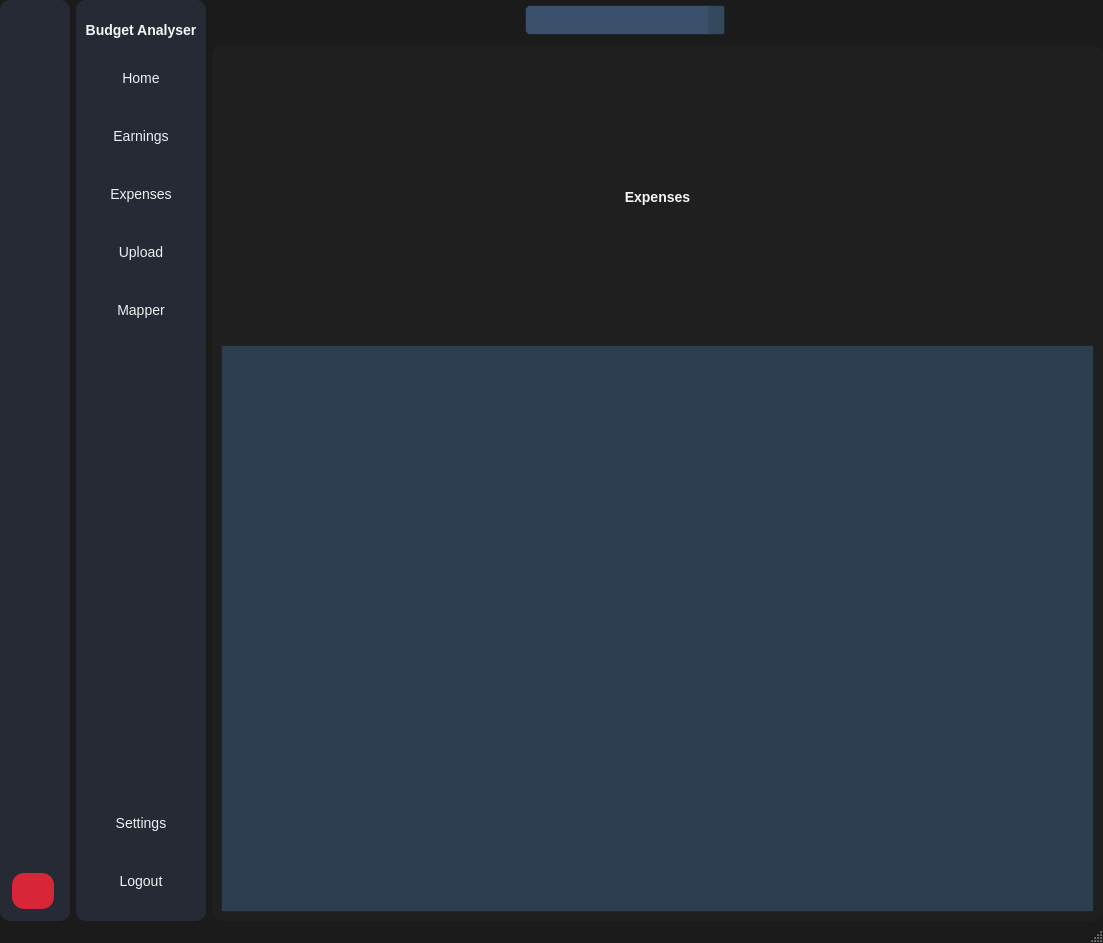
<?xml version="1.0" encoding="UTF-8"?>
<ui version="4.0">
 <class>MainWindow</class>
 <widget class="QMainWindow" name="MainWindow">
  <property name="geometry">
   <rect>
    <x>0</x>
    <y>0</y>
    <width>1103</width>
    <height>943</height>
   </rect>
  </property>
  <property name="windowTitle">
   <string>MainWindow</string>
  </property>
  <property name="styleSheet">
   <string notr="true">/* Main Window */
QMainWindow {
    background-color: #1B1B1B;
}

/* Sidebar (Icon Only Widget) */
#icon_only_widget {
    background-color: #252A34;
    border-radius: 10px;
}

/* Labels */
QLabel {
    font-size: 14px;
    color: #F5F5F5;
    font-weight: 500;
    transition: color 0.3s ease-in-out;
}
#Icon_label {
    color: #ECF0F1;
    font-size: 20px;
    font-weight: bold;
}

/* Buttons */
QPushButton {

    color: #ECF0F1;
    font-size: 14px;
    border: none;
    padding: 20px;
    width: 100%;
    transition: background-color 0.3s ease-in-out, transform 0.2s ease-in-out;
}
QPushButton:hover {
    background-color: #1A252F;
    transform: scale(1.05);
}
QPushButton:pressed {
    background-color: #16A085;
    transform: scale(0.98);
}
QPushButton:checked {
    background-color: #16A085;
    color: #FFFFFF;
    border: 2px solid #1ABC9C;
}

/* Specific Buttons */
#home_button_1, #earnings_button_1, #expenses_button_1, #settings_button_1, #logout_button_1, #mapper_button_1, #upload_button_1 , #change_button, #reload_button, #exit_button{
    text-align: left;
    padding-left: 12px;
    border-radius: 12px;
    padding: 10px;
}


#logout_button_1 {
    background-color: #D72638;
    transition: background-color 0.3s ease-in-out, transform 0.2s ease-in-out;
}
#logout_button_1:hover {
    background-color: #C0392B;
    transform: scale(1.05);
}

/* Full Name Widget */
#full_name_widget {
    background-color: #252A34;
    padding: 12px;
    border-radius: 10px;
    transition: background-color 0.3s ease-in-out;
}

/* ComboBox Styling */
QComboBox {
    background-color: #3A506B;
    color: #ECF0F1;
    font-size: 14px;
    border: 1px solid #1A252F;
    border-radius: 5px;
    padding: 5px;
}
QComboBox:hover {
    background-color: #1A252F;
}
QComboBox::drop-down {
    border: none;
    background-color: #34495E;
}
QComboBox QAbstractItemView {
    background-color: #2C3E50;
    color: #ECF0F1;
    border: 1px solid #1A252F;
    selection-background-color: #16A085;
}

/* Stacked Widget */
QStackedWidget {
    background-color: #1F1F1F;
    border-radius: 10px;
}

/* Table Widget */
QTableWidget {
    background-color: #2C3E50;
    color: #ECF0F1;
    gridline-color: #34495E;
    border: 1px solid #1A252F;
}
QHeaderView::section {
    background-color: #3A506B;
    color: #ECF0F1;
    padding: 5px;
    border: none;
}
QTableWidget::item:selected {
    background-color: #16A085;
    color: #FFFFFF;
}

/* Tree Widget */
QTreeWidget {
    background-color: #2C3E50;
    color: #ECF0F1;
    border: 1px solid #1A252F;
}
QTreeWidget::item:selected {
    background-color: #16A085;
    color: #FFFFFF;
}
QTreeView::branch:selected {
    background-color: #16A085;
}
</string>
  </property>
  <widget class="QWidget" name="centralwidget">
   <layout class="QGridLayout" name="gridLayout">
    <property name="leftMargin">
     <number>0</number>
    </property>
    <property name="topMargin">
     <number>0</number>
    </property>
    <property name="rightMargin">
     <number>0</number>
    </property>
    <property name="bottomMargin">
     <number>0</number>
    </property>
    <item row="0" column="0">
     <widget class="QWidget" name="icon_only_widget" native="true">
      <property name="minimumSize">
       <size>
        <width>70</width>
        <height>0</height>
       </size>
      </property>
      <property name="maximumSize">
       <size>
        <width>40</width>
        <height>16777215</height>
       </size>
      </property>
      <layout class="QVBoxLayout" name="verticalLayout">
       <property name="spacing">
        <number>16</number>
       </property>
       <property name="leftMargin">
        <number>12</number>
       </property>
       <property name="topMargin">
        <number>12</number>
       </property>
       <property name="rightMargin">
        <number>16</number>
       </property>
       <property name="bottomMargin">
        <number>12</number>
       </property>
       <item>
        <widget class="QLabel" name="Icon_label">
         <property name="minimumSize">
          <size>
           <width>30</width>
           <height>0</height>
          </size>
         </property>
         <property name="text">
          <string/>
         </property>
         <property name="pixmap">
          <pixmap resource="../icon/icons.qrc">:/icons/coins.png</pixmap>
         </property>
         <property name="scaledContents">
          <bool>true</bool>
         </property>
         <property name="alignment">
          <set>Qt::AlignmentFlag::AlignCenter</set>
         </property>
        </widget>
       </item>
       <item>
        <widget class="QPushButton" name="home_button_1">
         <property name="text">
          <string/>
         </property>
         <property name="icon">
          <iconset resource="../icon/icons.qrc">
           <normaloff>:/icons/home.png</normaloff>:/icons/home.png</iconset>
         </property>
         <property name="iconSize">
          <size>
           <width>20</width>
           <height>20</height>
          </size>
         </property>
         <property name="checkable">
          <bool>true</bool>
         </property>
         <property name="autoExclusive">
          <bool>true</bool>
         </property>
        </widget>
       </item>
       <item>
        <widget class="QPushButton" name="earnings_button_1">
         <property name="text">
          <string/>
         </property>
         <property name="icon">
          <iconset resource="../icon/icons.qrc">
           <normaloff>:/icons/earnings.png</normaloff>:/icons/earnings.png</iconset>
         </property>
         <property name="iconSize">
          <size>
           <width>20</width>
           <height>20</height>
          </size>
         </property>
         <property name="checkable">
          <bool>true</bool>
         </property>
         <property name="autoExclusive">
          <bool>true</bool>
         </property>
        </widget>
       </item>
       <item>
        <widget class="QPushButton" name="expenses_button_1">
         <property name="text">
          <string/>
         </property>
         <property name="icon">
          <iconset resource="../icon/icons.qrc">
           <normaloff>:/icons/expenses.png</normaloff>:/icons/expenses.png</iconset>
         </property>
         <property name="iconSize">
          <size>
           <width>20</width>
           <height>20</height>
          </size>
         </property>
         <property name="checkable">
          <bool>true</bool>
         </property>
         <property name="autoExclusive">
          <bool>true</bool>
         </property>
        </widget>
       </item>
       <item>
        <widget class="QPushButton" name="upload_button_1">
         <property name="text">
          <string/>
         </property>
         <property name="icon">
          <iconset resource="../icon/icons.qrc">
           <normaloff>:/icons/upload.png</normaloff>:/icons/upload.png</iconset>
         </property>
         <property name="iconSize">
          <size>
           <width>20</width>
           <height>20</height>
          </size>
         </property>
         <property name="checkable">
          <bool>true</bool>
         </property>
         <property name="autoExclusive">
          <bool>true</bool>
         </property>
        </widget>
       </item>
       <item>
        <widget class="QPushButton" name="mapper_button_1">
         <property name="text">
          <string/>
         </property>
         <property name="icon">
          <iconset resource="../icon/icons.qrc">
           <normaloff>:/icons/mapper.png</normaloff>:/icons/mapper.png</iconset>
         </property>
         <property name="iconSize">
          <size>
           <width>20</width>
           <height>20</height>
          </size>
         </property>
         <property name="checkable">
          <bool>true</bool>
         </property>
         <property name="autoExclusive">
          <bool>true</bool>
         </property>
        </widget>
       </item>
       <item>
        <spacer name="verticalSpacer">
         <property name="orientation">
          <enum>Qt::Orientation::Vertical</enum>
         </property>
         <property name="sizeHint" stdset="0">
          <size>
           <width>20</width>
           <height>433</height>
          </size>
         </property>
        </spacer>
       </item>
       <item>
        <widget class="QPushButton" name="settings_button_1">
         <property name="text">
          <string/>
         </property>
         <property name="icon">
          <iconset resource="../icon/icons.qrc">
           <normaloff>:/icons/settings.png</normaloff>:/icons/settings.png</iconset>
         </property>
         <property name="iconSize">
          <size>
           <width>20</width>
           <height>20</height>
          </size>
         </property>
         <property name="checkable">
          <bool>true</bool>
         </property>
         <property name="autoExclusive">
          <bool>true</bool>
         </property>
        </widget>
       </item>
       <item>
        <widget class="QPushButton" name="logout_button_1">
         <property name="text">
          <string/>
         </property>
         <property name="icon">
          <iconset resource="../icon/icons.qrc">
           <normaloff>:/icons/logout.png</normaloff>:/icons/logout.png</iconset>
         </property>
         <property name="iconSize">
          <size>
           <width>20</width>
           <height>20</height>
          </size>
         </property>
         <property name="checkable">
          <bool>true</bool>
         </property>
         <property name="autoExclusive">
          <bool>true</bool>
         </property>
        </widget>
       </item>
      </layout>
     </widget>
    </item>
    <item row="0" column="2">
     <widget class="QWidget" name="full_name_widget" native="true">
      <property name="minimumSize">
       <size>
        <width>130</width>
        <height>0</height>
       </size>
      </property>
      <property name="maximumSize">
       <size>
        <width>100</width>
        <height>16777215</height>
       </size>
      </property>
      <layout class="QVBoxLayout" name="verticalLayout_2" stretch="4,0,0,0,0,0,0,0,0">
       <property name="spacing">
        <number>2</number>
       </property>
       <property name="leftMargin">
        <number>0</number>
       </property>
       <property name="topMargin">
        <number>12</number>
       </property>
       <property name="rightMargin">
        <number>0</number>
       </property>
       <property name="bottomMargin">
        <number>12</number>
       </property>
       <item>
        <layout class="QHBoxLayout" name="horizontalLayout">
         <item>
          <widget class="QLabel" name="label_3">
           <property name="minimumSize">
            <size>
             <width>30</width>
             <height>0</height>
            </size>
           </property>
           <property name="text">
            <string>Budget Analyser</string>
           </property>
           <property name="alignment">
            <set>Qt::AlignmentFlag::AlignCenter</set>
           </property>
          </widget>
         </item>
        </layout>
       </item>
       <item>
        <widget class="QPushButton" name="home_button_2">
         <property name="text">
          <string>Home</string>
         </property>
         <property name="icon">
          <iconset resource="../icon/icons.qrc">
           <normaloff>:/icons/home.png</normaloff>:/icons/home.png</iconset>
         </property>
         <property name="checkable">
          <bool>true</bool>
         </property>
         <property name="autoExclusive">
          <bool>true</bool>
         </property>
        </widget>
       </item>
       <item>
        <widget class="QPushButton" name="earnings_button_2">
         <property name="text">
          <string>Earnings</string>
         </property>
         <property name="icon">
          <iconset resource="../icon/icons.qrc">
           <normaloff>:/icons/earnings.png</normaloff>:/icons/earnings.png</iconset>
         </property>
         <property name="checkable">
          <bool>true</bool>
         </property>
         <property name="autoExclusive">
          <bool>true</bool>
         </property>
        </widget>
       </item>
       <item>
        <widget class="QPushButton" name="expenses_button_2">
         <property name="text">
          <string>Expenses</string>
         </property>
         <property name="icon">
          <iconset resource="../icon/icons.qrc">
           <normaloff>:/icons/expenses.png</normaloff>:/icons/expenses.png</iconset>
         </property>
         <property name="checkable">
          <bool>true</bool>
         </property>
         <property name="autoExclusive">
          <bool>true</bool>
         </property>
        </widget>
       </item>
       <item>
        <widget class="QPushButton" name="upload_button_2">
         <property name="text">
          <string>Upload</string>
         </property>
         <property name="icon">
          <iconset resource="../icon/icons.qrc">
           <normaloff>:/icons/upload.png</normaloff>:/icons/upload.png</iconset>
         </property>
         <property name="checkable">
          <bool>true</bool>
         </property>
         <property name="autoExclusive">
          <bool>true</bool>
         </property>
        </widget>
       </item>
       <item>
        <widget class="QPushButton" name="mapper_button_2">
         <property name="text">
          <string>Mapper</string>
         </property>
         <property name="icon">
          <iconset resource="../icon/icons.qrc">
           <normaloff>:/icons/mapper.png</normaloff>:/icons/mapper.png</iconset>
         </property>
         <property name="checkable">
          <bool>true</bool>
         </property>
         <property name="autoExclusive">
          <bool>true</bool>
         </property>
        </widget>
       </item>
       <item>
        <spacer name="verticalSpacer_2">
         <property name="orientation">
          <enum>Qt::Orientation::Vertical</enum>
         </property>
         <property name="sizeHint" stdset="0">
          <size>
           <width>20</width>
           <height>455</height>
          </size>
         </property>
        </spacer>
       </item>
       <item>
        <widget class="QPushButton" name="settings_button_2">
         <property name="text">
          <string>Settings</string>
         </property>
         <property name="icon">
          <iconset resource="../icon/icons.qrc">
           <normaloff>:/icons/settings.png</normaloff>:/icons/settings.png</iconset>
         </property>
         <property name="checkable">
          <bool>true</bool>
         </property>
         <property name="autoExclusive">
          <bool>true</bool>
         </property>
        </widget>
       </item>
       <item>
        <widget class="QPushButton" name="logout_button_2">
         <property name="text">
          <string>Logout</string>
         </property>
         <property name="icon">
          <iconset resource="../icon/icons.qrc">
           <normaloff>:/icons/logout.png</normaloff>:/icons/logout.png</iconset>
         </property>
         <property name="checkable">
          <bool>true</bool>
         </property>
         <property name="autoExclusive">
          <bool>true</bool>
         </property>
        </widget>
       </item>
      </layout>
     </widget>
    </item>
    <item row="0" column="3">
     <widget class="QWidget" name="widget_3" native="true">
      <layout class="QVBoxLayout" name="verticalLayout_3">
       <property name="leftMargin">
        <number>0</number>
       </property>
       <property name="topMargin">
        <number>0</number>
       </property>
       <property name="rightMargin">
        <number>0</number>
       </property>
       <property name="bottomMargin">
        <number>0</number>
       </property>
       <item>
        <widget class="QWidget" name="widget" native="true">
         <property name="minimumSize">
          <size>
           <width>0</width>
           <height>40</height>
          </size>
         </property>
         <layout class="QHBoxLayout" name="horizontalLayout_2">
          <property name="leftMargin">
           <number>0</number>
          </property>
          <property name="topMargin">
           <number>0</number>
          </property>
          <property name="rightMargin">
           <number>0</number>
          </property>
          <property name="bottomMargin">
           <number>0</number>
          </property>
          <item>
           <widget class="QPushButton" name="change_button">
            <property name="minimumSize">
             <size>
              <width>60</width>
              <height>0</height>
             </size>
            </property>
            <property name="maximumSize">
             <size>
              <width>60</width>
              <height>16777215</height>
             </size>
            </property>
            <property name="text">
             <string/>
            </property>
            <property name="icon">
             <iconset resource="../icon/icons.qrc">
              <normaloff>:/icons/nav.png</normaloff>:/icons/nav.png</iconset>
            </property>
            <property name="iconSize">
             <size>
              <width>20</width>
              <height>20</height>
             </size>
            </property>
            <property name="checkable">
             <bool>true</bool>
            </property>
           </widget>
          </item>
          <item>
           <spacer name="horizontalSpacer">
            <property name="orientation">
             <enum>Qt::Orientation::Horizontal</enum>
            </property>
            <property name="sizeHint" stdset="0">
             <size>
              <width>216</width>
              <height>20</height>
             </size>
            </property>
           </spacer>
          </item>
          <item>
           <widget class="QComboBox" name="month_combo_box">
            <property name="minimumSize">
             <size>
              <width>200</width>
              <height>0</height>
             </size>
            </property>
           </widget>
          </item>
          <item>
           <widget class="QPushButton" name="reload_button">
            <property name="maximumSize">
             <size>
              <width>60</width>
              <height>16777215</height>
             </size>
            </property>
            <property name="text">
             <string/>
            </property>
            <property name="icon">
             <iconset resource="../icon/icons.qrc">
              <normaloff>:/icons/reload.png</normaloff>:/icons/reload.png</iconset>
            </property>
            <property name="iconSize">
             <size>
              <width>40</width>
              <height>40</height>
             </size>
            </property>
            <property name="checkable">
             <bool>false</bool>
            </property>
           </widget>
          </item>
          <item>
           <spacer name="horizontalSpacer_2">
            <property name="orientation">
             <enum>Qt::Orientation::Horizontal</enum>
            </property>
            <property name="sizeHint" stdset="0">
             <size>
              <width>215</width>
              <height>20</height>
             </size>
            </property>
           </spacer>
          </item>
          <item>
           <widget class="QPushButton" name="exit_button">
            <property name="minimumSize">
             <size>
              <width>60</width>
              <height>0</height>
             </size>
            </property>
            <property name="maximumSize">
             <size>
              <width>60</width>
              <height>16777215</height>
             </size>
            </property>
            <property name="text">
             <string/>
            </property>
            <property name="icon">
             <iconset resource="../icon/icons.qrc">
              <normaloff>:/icons/power-off.png</normaloff>:/icons/power-off.png</iconset>
            </property>
            <property name="iconSize">
             <size>
              <width>40</width>
              <height>40</height>
             </size>
            </property>
           </widget>
          </item>
         </layout>
        </widget>
       </item>
       <item>
        <widget class="QStackedWidget" name="stackedWidget">
         <property name="currentIndex">
          <number>2</number>
         </property>
         <widget class="QWidget" name="home_page">
          <layout class="QGridLayout" name="gridLayout_2">
           <item row="0" column="0">
            <widget class="QLabel" name="label">
             <property name="text">
              <string>Home</string>
             </property>
             <property name="alignment">
              <set>Qt::AlignmentFlag::AlignCenter</set>
             </property>
            </widget>
           </item>
          </layout>
         </widget>
         <widget class="QWidget" name="earnings_page">
          <layout class="QGridLayout" name="gridLayout_3">
           <item row="1" column="0">
            <widget class="QTableWidget" name="tableWidget"/>
           </item>
           <item row="0" column="0">
            <widget class="QLabel" name="label_4">
             <property name="text">
              <string>Earnings</string>
             </property>
             <property name="alignment">
              <set>Qt::AlignmentFlag::AlignCenter</set>
             </property>
            </widget>
           </item>
          </layout>
         </widget>
         <widget class="QWidget" name="expenses_page">
          <layout class="QGridLayout" name="gridLayout_4">
           <item row="2" column="0" rowspan="2">
            <widget class="QTableWidget" name="tableWidget_2"/>
           </item>
           <item row="0" column="0">
            <widget class="QLabel" name="label_5">
             <property name="text">
              <string>Expenses</string>
             </property>
             <property name="alignment">
              <set>Qt::AlignmentFlag::AlignCenter</set>
             </property>
            </widget>
           </item>
          </layout>
         </widget>
         <widget class="QWidget" name="settings_page">
          <layout class="QGridLayout" name="gridLayout_5">
           <item row="0" column="0">
            <widget class="QLabel" name="label_6">
             <property name="text">
              <string>Settings</string>
             </property>
             <property name="alignment">
              <set>Qt::AlignmentFlag::AlignCenter</set>
             </property>
            </widget>
           </item>
          </layout>
         </widget>
        </widget>
       </item>
      </layout>
     </widget>
    </item>
   </layout>
  </widget>
  <widget class="QStatusBar" name="statusbar"/>
 </widget>
 <resources>
  <include location="../icon/icons.qrc"/>
 </resources>
 <connections>
  <connection>
   <sender>change_button</sender>
   <signal>toggled(bool)</signal>
   <receiver>icon_only_widget</receiver>
   <slot>setVisible(bool)</slot>
   <hints>
    <hint type="sourcelabel">
     <x>237</x>
     <y>27</y>
    </hint>
    <hint type="destinationlabel">
     <x>26</x>
     <y>200</y>
    </hint>
   </hints>
  </connection>
  <connection>
   <sender>change_button</sender>
   <signal>toggled(bool)</signal>
   <receiver>full_name_widget</receiver>
   <slot>setHidden(bool)</slot>
   <hints>
    <hint type="sourcelabel">
     <x>259</x>
     <y>26</y>
    </hint>
    <hint type="destinationlabel">
     <x>86</x>
     <y>256</y>
    </hint>
   </hints>
  </connection>
  <connection>
   <sender>home_button_1</sender>
   <signal>toggled(bool)</signal>
   <receiver>home_button_2</receiver>
   <slot>setChecked(bool)</slot>
   <hints>
    <hint type="sourcelabel">
     <x>34</x>
     <y>67</y>
    </hint>
    <hint type="destinationlabel">
     <x>92</x>
     <y>45</y>
    </hint>
   </hints>
  </connection>
  <connection>
   <sender>earnings_button_1</sender>
   <signal>toggled(bool)</signal>
   <receiver>earnings_button_2</receiver>
   <slot>setChecked(bool)</slot>
   <hints>
    <hint type="sourcelabel">
     <x>28</x>
     <y>116</y>
    </hint>
    <hint type="destinationlabel">
     <x>102</x>
     <y>107</y>
    </hint>
   </hints>
  </connection>
  <connection>
   <sender>expenses_button_1</sender>
   <signal>toggled(bool)</signal>
   <receiver>expenses_button_2</receiver>
   <slot>setChecked(bool)</slot>
   <hints>
    <hint type="sourcelabel">
     <x>32</x>
     <y>171</y>
    </hint>
    <hint type="destinationlabel">
     <x>101</x>
     <y>154</y>
    </hint>
   </hints>
  </connection>
  <connection>
   <sender>settings_button_1</sender>
   <signal>toggled(bool)</signal>
   <receiver>settings_button_2</receiver>
   <slot>setChecked(bool)</slot>
   <hints>
    <hint type="sourcelabel">
     <x>31</x>
     <y>844</y>
    </hint>
    <hint type="destinationlabel">
     <x>95</x>
     <y>805</y>
    </hint>
   </hints>
  </connection>
  <connection>
   <sender>logout_button_1</sender>
   <signal>toggled(bool)</signal>
   <receiver>logout_button_2</receiver>
   <slot>setChecked(bool)</slot>
   <hints>
    <hint type="sourcelabel">
     <x>29</x>
     <y>889</y>
    </hint>
    <hint type="destinationlabel">
     <x>102</x>
     <y>861</y>
    </hint>
   </hints>
  </connection>
  <connection>
   <sender>home_button_2</sender>
   <signal>toggled(bool)</signal>
   <receiver>home_button_1</receiver>
   <slot>setChecked(bool)</slot>
   <hints>
    <hint type="sourcelabel">
     <x>100</x>
     <y>45</y>
    </hint>
    <hint type="destinationlabel">
     <x>37</x>
     <y>61</y>
    </hint>
   </hints>
  </connection>
  <connection>
   <sender>earnings_button_2</sender>
   <signal>toggled(bool)</signal>
   <receiver>earnings_button_1</receiver>
   <slot>setChecked(bool)</slot>
   <hints>
    <hint type="sourcelabel">
     <x>144</x>
     <y>99</y>
    </hint>
    <hint type="destinationlabel">
     <x>32</x>
     <y>115</y>
    </hint>
   </hints>
  </connection>
  <connection>
   <sender>expenses_button_2</sender>
   <signal>toggled(bool)</signal>
   <receiver>expenses_button_1</receiver>
   <slot>setChecked(bool)</slot>
   <hints>
    <hint type="sourcelabel">
     <x>159</x>
     <y>166</y>
    </hint>
    <hint type="destinationlabel">
     <x>38</x>
     <y>165</y>
    </hint>
   </hints>
  </connection>
  <connection>
   <sender>settings_button_2</sender>
   <signal>toggled(bool)</signal>
   <receiver>settings_button_1</receiver>
   <slot>setChecked(bool)</slot>
   <hints>
    <hint type="sourcelabel">
     <x>139</x>
     <y>801</y>
    </hint>
    <hint type="destinationlabel">
     <x>28</x>
     <y>832</y>
    </hint>
   </hints>
  </connection>
  <connection>
   <sender>logout_button_2</sender>
   <signal>toggled(bool)</signal>
   <receiver>logout_button_1</receiver>
   <slot>setChecked(bool)</slot>
   <hints>
    <hint type="sourcelabel">
     <x>110</x>
     <y>891</y>
    </hint>
    <hint type="destinationlabel">
     <x>17</x>
     <y>878</y>
    </hint>
   </hints>
  </connection>
  <connection>
   <sender>exit_button</sender>
   <signal>clicked()</signal>
   <receiver>MainWindow</receiver>
   <slot>close()</slot>
   <hints>
    <hint type="sourcelabel">
     <x>1056</x>
     <y>21</y>
    </hint>
    <hint type="destinationlabel">
     <x>975</x>
     <y>0</y>
    </hint>
   </hints>
  </connection>
  <connection>
   <sender>upload_button_1</sender>
   <signal>toggled(bool)</signal>
   <receiver>upload_button_2</receiver>
   <slot>setChecked(bool)</slot>
   <hints>
    <hint type="sourcelabel">
     <x>49</x>
     <y>243</y>
    </hint>
    <hint type="destinationlabel">
     <x>97</x>
     <y>244</y>
    </hint>
   </hints>
  </connection>
  <connection>
   <sender>mapper_button_1</sender>
   <signal>toggled(bool)</signal>
   <receiver>mapper_button_2</receiver>
   <slot>setChecked(bool)</slot>
   <hints>
    <hint type="sourcelabel">
     <x>45</x>
     <y>294</y>
    </hint>
    <hint type="destinationlabel">
     <x>86</x>
     <y>296</y>
    </hint>
   </hints>
  </connection>
  <connection>
   <sender>upload_button_2</sender>
   <signal>toggled(bool)</signal>
   <receiver>upload_button_1</receiver>
   <slot>setChecked(bool)</slot>
   <hints>
    <hint type="sourcelabel">
     <x>147</x>
     <y>241</y>
    </hint>
    <hint type="destinationlabel">
     <x>52</x>
     <y>233</y>
    </hint>
   </hints>
  </connection>
  <connection>
   <sender>mapper_button_2</sender>
   <signal>toggled(bool)</signal>
   <receiver>mapper_button_1</receiver>
   <slot>setChecked(bool)</slot>
   <hints>
    <hint type="sourcelabel">
     <x>109</x>
     <y>289</y>
    </hint>
    <hint type="destinationlabel">
     <x>50</x>
     <y>287</y>
    </hint>
   </hints>
  </connection>
 </connections>
</ui>
